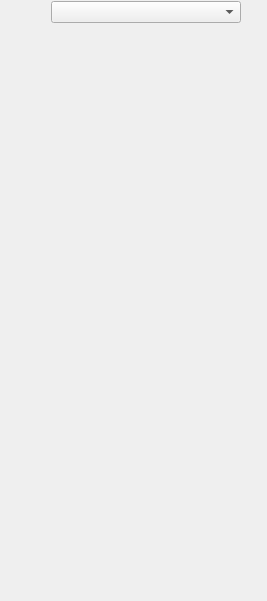
<?xml version="1.0" encoding="UTF-8"?>
<ui version="4.0">
 <class>DAChartManageWidget</class>
 <widget class="QWidget" name="DAChartManageWidget">
  <property name="geometry">
   <rect>
    <x>0</x>
    <y>0</y>
    <width>267</width>
    <height>601</height>
   </rect>
  </property>
  <property name="windowTitle">
   <string>Chart Manage</string>
  </property>
  <layout class="QVBoxLayout" name="verticalLayout">
   <property name="spacing">
    <number>1</number>
   </property>
   <property name="leftMargin">
    <number>1</number>
   </property>
   <property name="topMargin">
    <number>1</number>
   </property>
   <property name="rightMargin">
    <number>1</number>
   </property>
   <property name="bottomMargin">
    <number>1</number>
   </property>
   <item>
    <layout class="QHBoxLayout" name="horizontalLayout">
     <property name="spacing">
      <number>1</number>
     </property>
     <item>
      <widget class="QToolButton" name="toolButtonExpandAll">
       <property name="text">
        <string/>
       </property>
       <property name="icon">
        <iconset resource="icon.qrc">
         <normaloff>:/DAGui/icon/expand-all.svg</normaloff>:/DAGui/icon/expand-all.svg</iconset>
       </property>
       <property name="autoRaise">
        <bool>true</bool>
       </property>
      </widget>
     </item>
     <item>
      <widget class="QToolButton" name="toolButtonCollapseAll">
       <property name="text">
        <string/>
       </property>
       <property name="icon">
        <iconset resource="icon.qrc">
         <normaloff>:/DAGui/icon/collapse.svg</normaloff>:/DAGui/icon/collapse.svg</iconset>
       </property>
       <property name="autoRaise">
        <bool>true</bool>
       </property>
      </widget>
     </item>
     <item>
      <widget class="QComboBox" name="comboBoxFigure"/>
     </item>
     <item>
      <widget class="QToolButton" name="toolButtonFigureSetting">
       <property name="text">
        <string/>
       </property>
       <property name="icon">
        <iconset resource="icon.qrc">
         <normaloff>:/DAGui/icon/setting.svg</normaloff>:/DAGui/icon/setting.svg</iconset>
       </property>
       <property name="autoRaise">
        <bool>true</bool>
       </property>
      </widget>
     </item>
    </layout>
   </item>
   <item>
    <widget class="QStackedWidget" name="stackedWidget"/>
   </item>
  </layout>
 </widget>
 <resources>
  <include location="icon.qrc"/>
 </resources>
 <connections/>
</ui>
